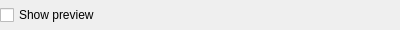
<?xml version="1.0" encoding="UTF-8"?>
<ui version="4.0">
 <class>LC_DraftingPreviewBottomBar</class>
 <widget class="QWidget" name="LC_DraftingPreviewBottomBar">
        <property name="geometry">
            <rect>
                <x>0</x>
                <y>0</y>
                <width>400</width>
                <height>30</height>
            </rect>
        </property>
        <layout class="QHBoxLayout" name="horizontalLayout">
            <property name="spacing">
                <number>6</number>
            </property>
            <property name="leftMargin">
                <number>0</number>
            </property>
            <property name="topMargin">
                <number>0</number>
            </property>
            <property name="rightMargin">
                <number>0</number>
            </property>
            <property name="bottomMargin">
                <number>0</number>
            </property>
            <item>
                <widget class="QCheckBox" name="cbShowPreview">
                    <property name="toolTip">
      <string>Show or hide the live preview panel.</string>
                    </property>
                    <property name="text">
                        <string>Show preview</string>
                    </property>
                </widget>
            </item>
            <item>
                <spacer name="horizontalSpacer">
                    <property name="orientation">
                        <enum>Qt::Orientation::Horizontal</enum>
                    </property>
                    <property name="sizeHint" stdset="0">
                        <size>
                            <width>40</width>
                            <height>20</height>
                        </size>
                    </property>
                </spacer>
            </item>
        </layout>
    </widget>
    <resources/>
    <connections/>
</ui>
